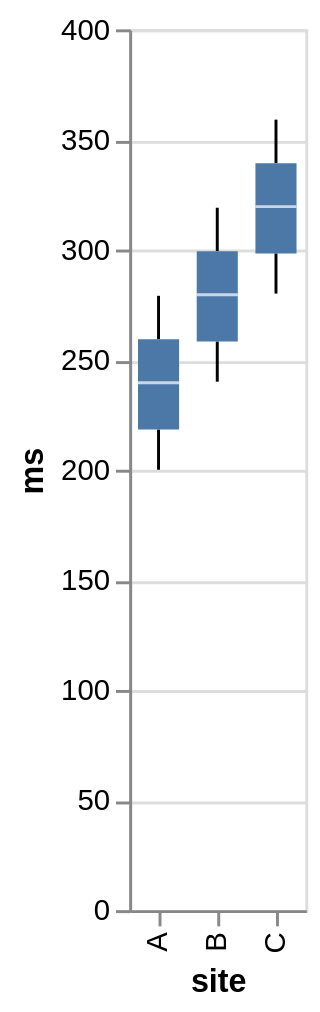

The specification (Vega-Lite) saved for this image:
### Vega-Lite specification from a JSON file in a GitHub repository (floating-point values rounded to 4 significant figures)
{"$schema": "https://vega.github.io/schema/vega-lite/v5.json", "data": {"values": [{"site": "A", "ms": 200}, {"site": "A", "ms": 237}, {"site": "A", "ms": 274}, {"site": "A", "ms": 221}, {"site": "A", "ms": 258}, {"site": "A", "ms": 205}, {"site": "A", "ms": 242}, {"site": "A", "ms": 279}, {"site": "A", "ms": 226}, {"site": "A", "ms": 263}, {"site": "A", "ms": 210}, {"site": "A", "ms": 247}, {"site": "B", "ms": 240}, {"site": "B", "ms": 277}, {"site": "B", "ms": 314}, {"site": "B", "ms": 261}, {"site": "B", "ms": 298}, {"site": "B", "ms": 245}, {"site": "B", "ms": 282}, {"site": "B", "ms": 319}, {"site": "B", "ms": 266}, {"site": "B", "ms": 303}, {"site": "B", "ms": 250}, {"site": "B", "ms": 287}, {"site": "C", "ms": 280}, {"site": "C", "ms": 317}, {"site": "C", "ms": 354}, {"site": "C", "ms": 301}, {"site": "C", "ms": 338}, {"site": "C", "ms": 285}, {"site": "C", "ms": 322}, {"site": "C", "ms": 359}, {"site": "C", "ms": 306}, {"site": "C", "ms": 343}, {"site": "C", "ms": 290}, {"site": "C", "ms": 327}]}, "mark": "boxplot", "encoding": {"x": {"field": "site", "type": "nominal"}, "y": {"field": "ms", "type": "quantitative"}}}
